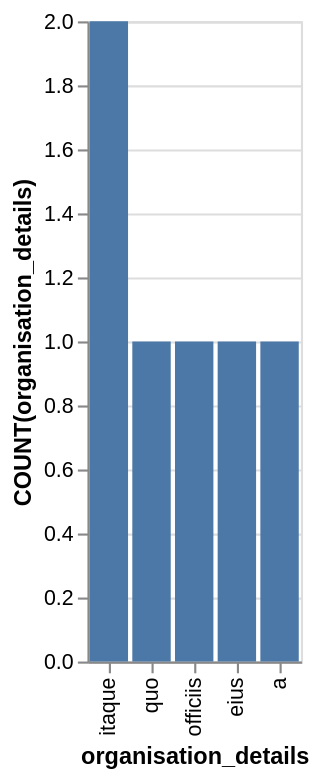

Source (Vega-Lite JSON):
### Vega-Lite specification from a JSON file in a GitHub repository (floating-point values rounded to 4 significant figures)
{"data": {"values": [{"x_data": "itaque", "y_data": 2}, {"x_data": "quo", "y_data": 1}, {"x_data": "officiis", "y_data": 1}, {"x_data": "eius", "y_data": 1}, {"x_data": "a", "y_data": 1}]}, "mark": "bar", "encoding": {"x": {"field": "x_data", "type": "nominal", "title": "organisation_details", "sort": {"op": "sum", "field": "y_data", "order": "descending"}}, "y": {"field": "y_data", "type": "quantitative", "title": "COUNT(organisation_details)"}}}
